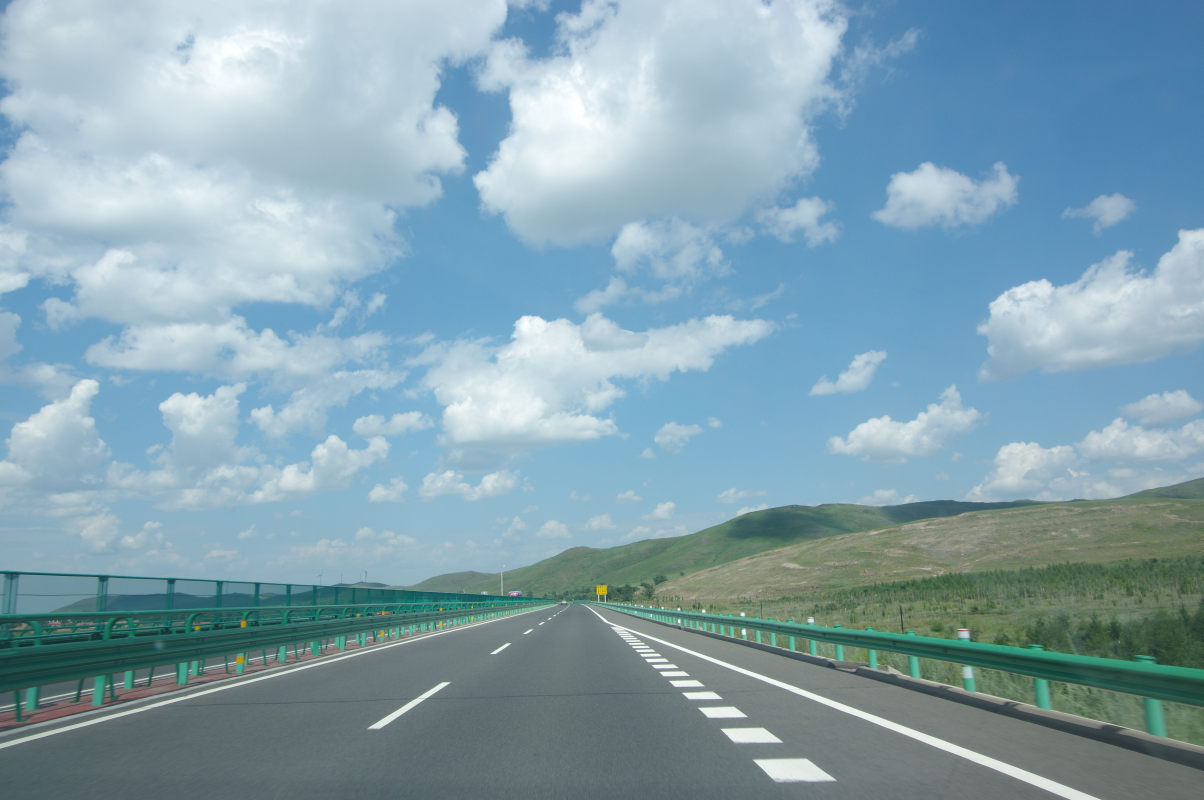
#> input picture Hw2/test2.jpg, 6016 x 4000 px (shown at 1/5 size)
$ python 'road _recognition.py'
#> lines starting #> are read from the running program, lines starting #| are printed output that depends on the picture; after the words box and inside, x2 and y2 are one past the last pixel; in counts of white or black regions, pixels touching at a corner belong together
import cv2
import numpy as np
import matplotlib.pyplot as plt

def pipeline_no_roi(image_path):
    # ==========================================
    # 0. 讀取圖片
    # ==========================================
#> called with image_path = 'test2.jpg'
    img = cv2.imread(image_path)
#> img is the input picture: shape (4000, 6016, 3); mean B, G, R 174.8, 162.3, 132.3
    if img is None:
        print(f"找不到圖片：{image_path}")
        return
    img_rgb = cv2.cvtColor(img, cv2.COLOR_BGR2RGB)
    height, width = img.shape[:2]
#> height = 4000; width = 6016

    hsv = cv2.cvtColor(img_rgb, cv2.COLOR_RGB2HSV) #轉換到HSV色彩空間
#> hsv: shape (4000, 6016, 3); mean H, S, V 93.9, 67.4, 177.7
    lower_road = np.array([0, 0, 40])
    upper_road = np.array([180, 100, 255])
    color_mask = cv2.inRange(hsv, lower_road, upper_road) #顏色遮罩，找出所有可能的馬路色塊
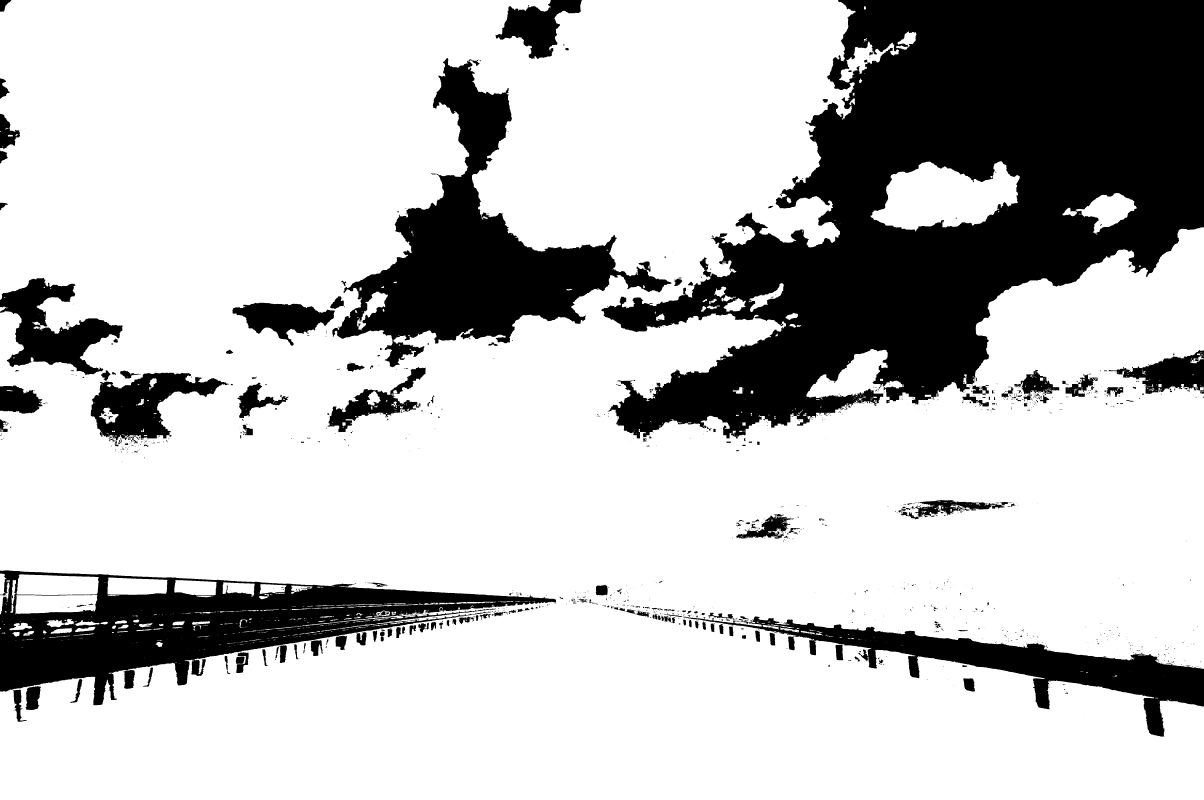
#> color_mask: shape (4000, 6016) (shown at 1/5 size); 75.9% white; 1732 black regions (1306 under 20 px), largest, box (x1, y1, x2, y2) and area: (3007, 0, 6016, 2192) 3370898, (1662, 290, 3358, 1836) 743521, (0, 2852, 2781, 3526) 698592

    gray = cv2.cvtColor(img, cv2.COLOR_BGR2GRAY) #灰階處理
    blur = cv2.GaussianBlur(gray, (7, 7), 0) #高斯模糊
    edges = cv2.Canny(blur, 30, 100) #Canny邊緣檢測
#> edges: shape (4000, 6016); 0.44% white in thin lines or dots, all inside (x1, y1, x2, y2) = (0, 1393, 6016, 4000)

    # 將邊緣線膨脹 (加粗)，變成一道無法跨越的厚牆
    kernel_wall = np.ones((5, 5), np.uint8)
    thick_edges = cv2.dilate(edges, kernel_wall, iterations=3)
#> thick_edges: shape (4000, 6016); 5.1% white; 133 white regions, largest, box (x1, y1, x2, y2) and area: (0, 2381, 6016, 4000) 831070, (0, 3094, 550, 3214) 26505, (103, 3435, 482, 3588) 22734

    # ==========================================
    # 3. 物理切斷 (顏色 扣除 防波堤)
    # ==========================================
    # cv2.bitwise_not 會把防波堤變成黑色(0)，其他地方為白色(1)
    # 這樣交界處就會被強制切出空隙
    disconnected_mask = cv2.bitwise_and(color_mask, cv2.bitwise_not(thick_edges))
#> disconnected_mask: shape (4000, 6016); 72.1% white; 1311 black regions (954 under 20 px)

    # ==========================================
    # 4. 尋找輪廓與根部檢驗 (只留碰到畫面底部的)
    # ==========================================
    contours, _ = cv2.findContours(disconnected_mask, cv2.RETR_EXTERNAL, cv2.CHAIN_APPROX_SIMPLE)
#> contours = 1233 contours, 973 with area under 20; largest, box (x1, y1, x2, y2) and area: (0, 0, 6016, 2925) 12331068, (0, 3007, 5333, 4000) 2935137, (2518, 2395, 6016, 3341) 1872227, (2954, 3031, 6016, 4000) 478614, (4353, 806, 5100, 1158) 165840
    final_road_mask = np.zeros_like(disconnected_mask)

    if contours:
        for contour in contours:
            area = cv2.contourArea(contour)
            if area > 5000:
                x, y, w, h = cv2.boundingRect(contour)

                # 關鍵防呆：這個形狀必須一直延伸到畫面的最下方 (大於 95%)
                if (y + h) >= height * 0.95:
                    cv2.drawContours(final_road_mask, [contour], -1, 255, thickness=cv2.FILLED)
#> this loop made 1233 passes
#> (area, x, y, w, h) on passes 47, 60, 100, 105, 128, 141, 155, 170, 175, 203, 220, 254: (12367, 0, 3513, 497, 115), (37642.5, 5798, 3499, 218, 226), (70384.5, 5236, 3402, 509, 256), (15299.5, 182, 3384, 294, 105), (97238, 4274, 3348, 1742, 498), (14909, 0, 3327, 1508, 384), (8886.5, 646, 3314, 234, 81), (59182, 4587, 3291, 599, 232), (39523.5, 3517, 3283, 1968, 717), (9897.5, 4378, 3257, 172, 116), (8519, 4170, 3234, 163, 106), (5818, 4076, 3211, 107, 81)
#> area on passes 2, 6, 30, 34, 35, 37: 750.5, 590.5, 2274, 1370.5, 50.5, 77
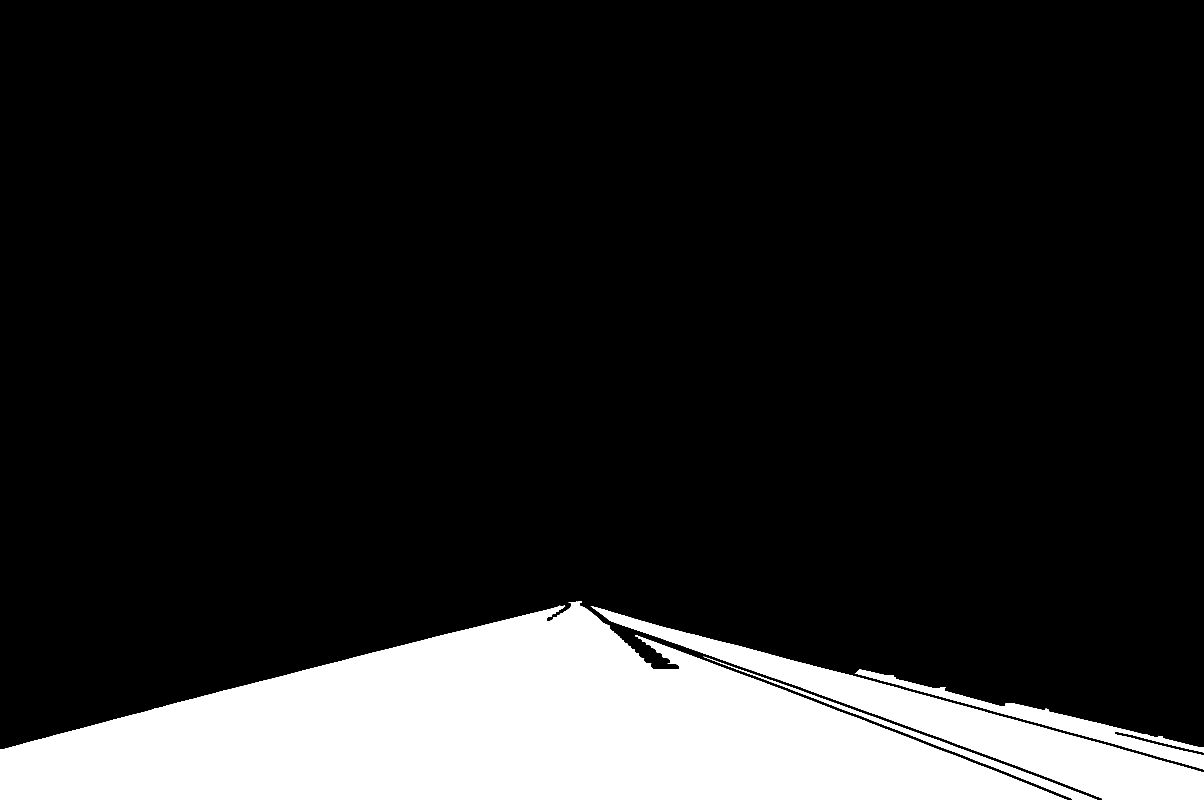
#> final_road_mask: shape (4000, 6016) (shown at 1/5 size); 14.8% white; 4 white regions, box (x1, y1, x2, y2) and area: (0, 3007, 5333, 4000) 2941121, (2954, 3031, 6016, 4000) 481749, (4274, 3348, 6016, 3846) 99519, (3517, 3283, 5485, 4000) 41495

    # 因為剛才扣除了加粗的白線防波堤，馬路邊緣會往內縮水
    # 所以最後要再把馬路膨脹回來，填滿整個車道
    final_road_mask = cv2.dilate(final_road_mask, kernel_wall, iterations=3)
#> final_road_mask: shape (4000, 6016); 15.5% white; 1 white region, box (x1, y1, x2, y2) and area: (0, 3001, 6016, 4000) 3723161

    # ==========================================
    # 5. 上色疊加
    # ==========================================
    green_fill = np.zeros_like(img_rgb)
    green_fill[:] = (0, 255, 0)
    green_road_only = cv2.bitwise_and(green_fill, green_fill, mask=final_road_mask)
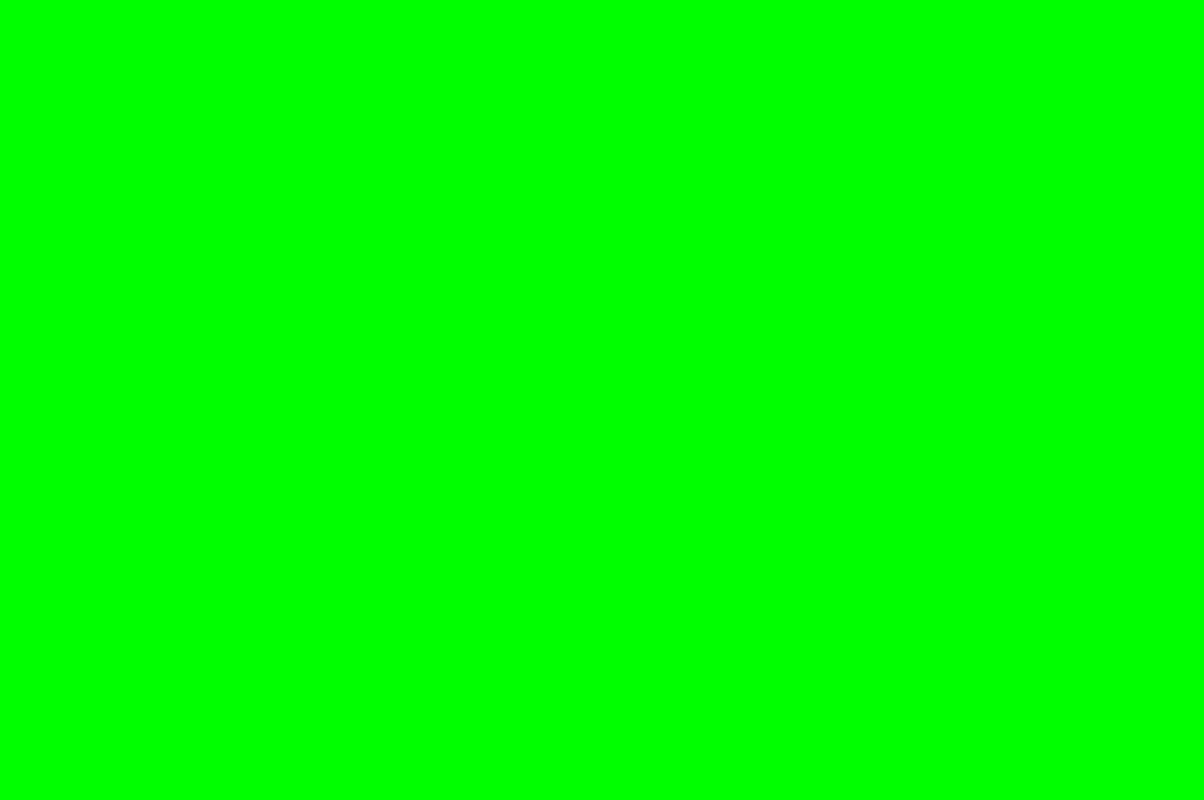
#> green_fill: shape (4000, 6016, 3) (shown at 1/5 size); mean of channels 0, 1, 2 0, 255, 0; drawn as B, G, R
    final_result = cv2.addWeighted(img_rgb, 1.0, green_road_only, 0.4, 0)
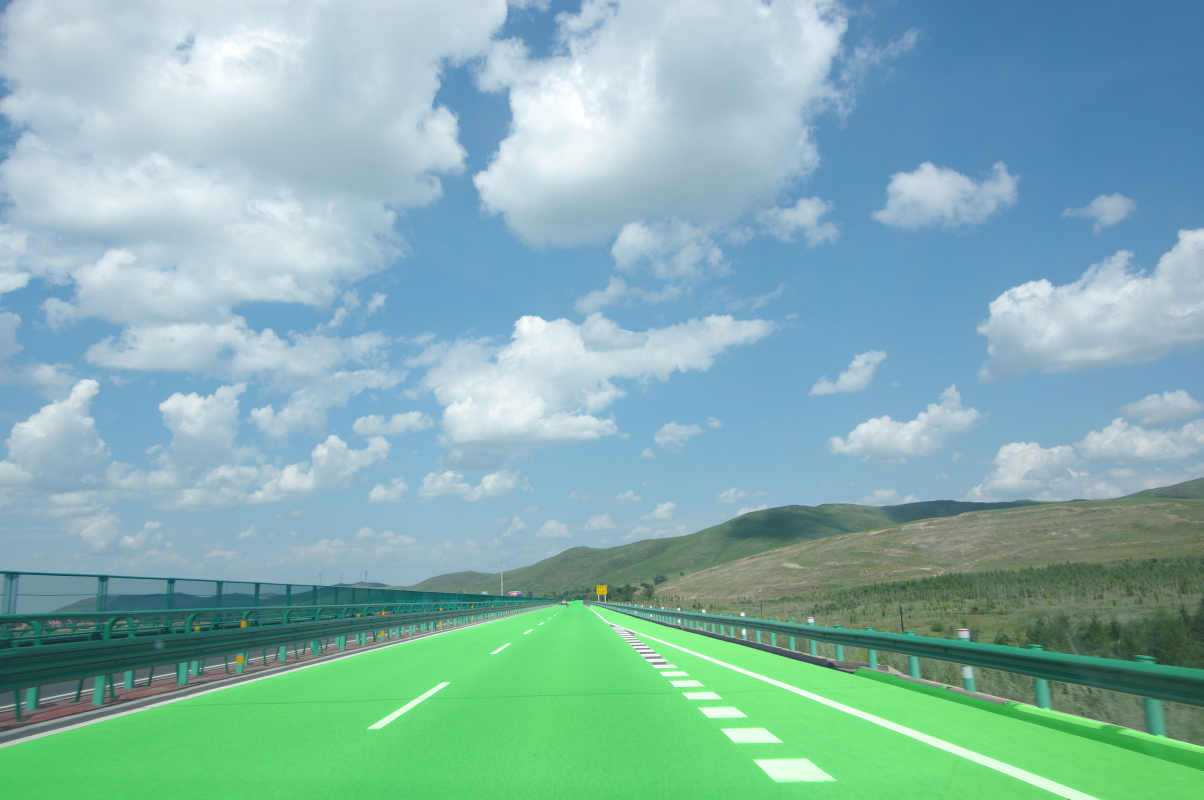
#> final_result: shape (4000, 6016, 3) (shown at 1/5 size); mean R, G, B 132.3, 177.5, 174.8

    #圖表顯示
    plt.figure(figsize=(20, 10))

    plt.subplot(1, 4, 1)
    plt.title("1. Original Image")
    plt.imshow(img_rgb)
    plt.axis("off")

    plt.subplot(1, 4, 2)
    plt.title("2. Thick Edges (The Walls)")
    plt.imshow(thick_edges, cmap='gray')
    plt.axis("off")

    plt.subplot(1, 4, 3)
    plt.title("3. Disconnected Mask")
    plt.imshow(disconnected_mask, cmap='gray')
    plt.axis("off")

    plt.subplot(1, 4, 4)
    plt.title("4. Final No-ROI Result")
    plt.imshow(final_result)
    plt.axis("off")

    plt.tight_layout()
    plt.show()

if __name__ == "__main__":
    IMAGE_PATH = "test2.jpg"
    pipeline_no_roi(IMAGE_PATH)
